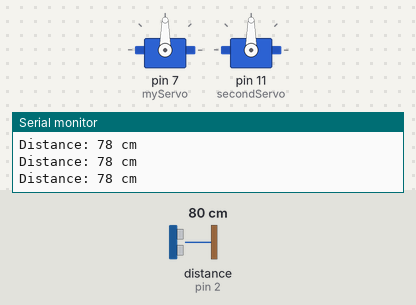
A sketch run on a simulated Arduino Uno, built with avr-gcc and run on an emulated ATmega328P. Parts: 2 × servo, the last lines printed to the serial monitor. Wiring (inferred from the names in the program): ultrasonic range finder: trigger pin 3; echo pin 2. The test bench sets the inputs (shaded band); at power-on: distance to the obstacle (sensor on pin 2) 80 cm. The echo pulse lasts 58.3 µs per cm.

Above: at 1.2 s.
1.3 s: distance to the obstacle (sensor on pin 2) set to 7 cm
4.3 s: distance to the obstacle (sensor on pin 2) set to 4 cm
At 4.48 s:
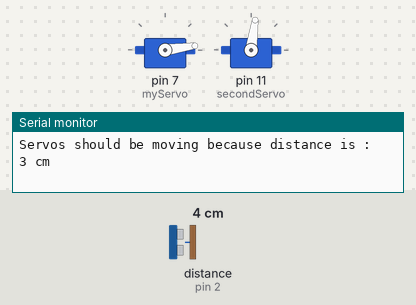
7.3 s: distance to the obstacle (sensor on pin 2) set to 120 cm
At 8.1 s:
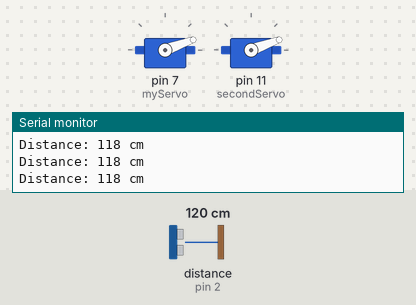
Timing chart, 0 to 10.3 s (numbered marks = the images above; inputs shaded):
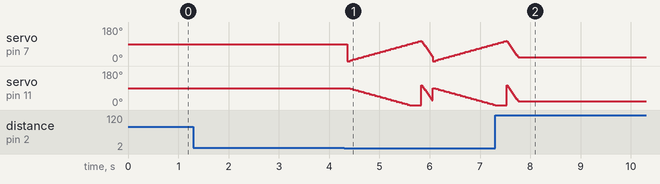

The sketch:

robo.ino
```cpp
// ---------------------------------------------------------------- //
// Arduino Ultrasoninc Sensor HC-SR04
// Re-writed by Arbi Abdul Jabbaar
// Using Arduino IDE 1.8.7
// Using HC-SR04 Module
// Tested on 17 September 2019
// ---------------------------------------------------------------- //

#define echoPin 2 // attach pin D2 Arduino to pin Echo of HC-SR04
#define trigPin 3

//attach pin D3 Arduino to pin Trig of HC-SR04
#include <Servo.h>
// defines variables
long duration; // variable for the duration of sound wave travel
int distance; // variable for the distance measurement
Servo myServo;
Servo secondServo;
void setup() {
  pinMode(trigPin, OUTPUT); // Sets the trigPin as an OUTPUT
  pinMode(echoPin, INPUT); // Sets the echoPin as an INPUT
  myServo.attach(7);

  secondServo.attach(11);
  Serial.begin(9600); // // Serial Communication is starting with 9600 of baudrate speed
  Serial.println("Ultrasonic Sensor HC-SR04 Test"); // print some text in Serial Monitor
  Serial.println("with Arduino UNO R3");
}
void loop() {
  // Clears the trigPin condition
  digitalWrite(trigPin, LOW);
  delayMicroseconds(2);
  // Sets the trigPin HIGH (ACTIVE) for 10 microseconds
  digitalWrite(trigPin, HIGH);
  delayMicroseconds(10);
  digitalWrite(trigPin, LOW);
  // Reads the echoPin, returns the sound wave travel time in microseconds
  duration = pulseIn(echoPin, HIGH);
  // Calculating the distance
  distance = duration * 0.034 / 2;  // Speed of sound wave divided by 2 (go and back)
  // Displays the distance on the Serial Monitor
  if (distance < 5 ){
      int pos =  0;
      for (pos = 0; pos < 110 ;pos+=4){
         Serial.print("Servos should be moving because distance is : ");
         Serial.print(distance);
         Serial.println(" cm");
        myServo.write(pos);
        secondServo.write(90-pos);
        delay(1);
      }

      while(pos > 20){
        pos-=4;
        myServo.write(pos);
        secondServo.write(pos);
        delay(10);
      }
    }
  Serial.print("Distance: ");
  Serial.print(distance);
  Serial.println(" cm");
}
```

madlibs.cpp
```cpp
#include <arduino.h>
#include <stdio.h>
#include <stdlib.h>
#include <string.h>
#include <math.h>

void setup() {
    Serial.begin(9600);
    Serial.println("Hello World!");
}


void loop() {
    Serial.println("Hello World!");
    delay(1000);
}
```

Measured:
- the behaviour switches between 6 and 5 cm on distance to the obstacle (sensor on pin 2) (found by bisection; images 0 and 1)
- by itself, servo on pin 7 (myServo): rises from 88° to 108° in 0.22 s, then falls to 20° in 0.23 s
